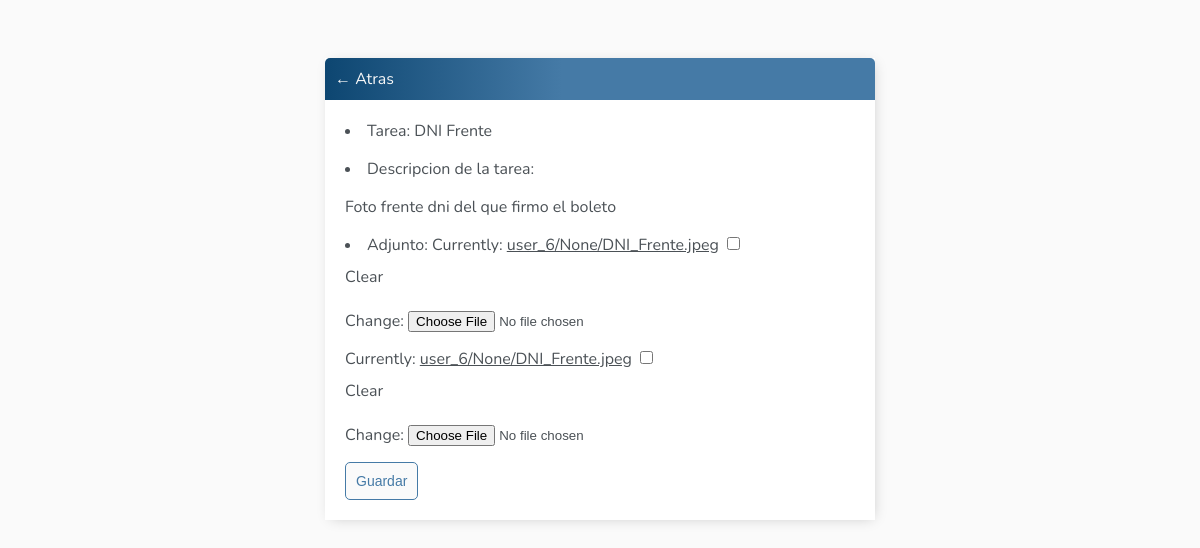
The page /tareas/actualizar-tarea/17/ (signed in) on the database its author committed.
### tareas/models.py (models this page shows, shortened)
class Tareas(models.Model):
    user = models.ForeignKey(User, on_delete=models.CASCADE,null=True,blank=True)
    titulo = models.CharField(max_length=200)
    descripcion = models.TextField(null=True,blank=True)
    descarga = models.FileField(null=True,blank=True)
    adjunto = models.FileField(blank=True,null=True,upload_to=save_path)
    completo = models.BooleanField(default=False)
    actualizado = models.DateField(auto_now=True) # fecha de actualizacion para
    creado = models.DateField(auto_now_add=True)
    pv = models.ForeignKey(Preventa, on_delete=models.CASCADE, null=True,blank=True)
    class Meta:
        ordering = ['completo']
        verbose_name = 'tarea'
        verbose_name_plural = 'tareas'

### tareas/views.py (the view)
# urls.py: path('actualizar-tarea/<int:pk>/',ActualizarTarea.as_view(),name='actualizar-tarea'),
class ActualizarTarea(LoginRequiredMixin, UpdateView):
    model = Tareas
    form_class = TareasForm
    success_url = reverse_lazy('tareas')
    context_object_name = 'tarea'
    def get_context_data(self, **kwargs: Any) -> Dict[str, Any]:
        context =super().get_context_data(**kwargs)
        try:
            context['link'] = str(context['tarea'].descarga).split('/')[-1]
        except:
            context['link']= 'sin link'
        return context

### tareas/models.py
class TareasForm(forms.ModelForm):
    user = forms.ModelChoiceField(required=False,queryset=User.objects.all(), disabled=True,label="Usuario")
    titulo = forms.CharField(required=False,disabled=True,label='Tarea')
    descripcion = forms.CharField(required=False, widget=forms.Textarea(attrs={'readonly': 'readonly'}),label="Descripcion Tarea")
    descarga = forms.FileField(required=False, disabled=False, label='Descargar archivo para firmar')
    adjunto = forms.FileField(required=False,label='Adjuntar Archivo')
    completo = forms.BooleanField(required=False,label='Tarea Realizada')
    pv = forms.ModelChoiceField(required=False,queryset=Preventa.objects.all(), disabled=True,label="Preventa")
    class Meta:
        model = Tareas
        fields = "__all__"

### tareas/templates/tareas/tareas_form.html (shortened to what this page needs)
{% extends 'tareas/base.html' %}
{% block content %}
<div class="header-bar">
    <a href="{% url 'tareas' %}">&#8592; Atras</a>
</div>
<div class="card-body">
    <form method="POST" action="" enctype="multipart/form-data">
        <li>Tarea: {{form.titulo.value}}</li>
        <li>Descripcion de la tarea:</li>
        <p>{{form.descripcion.value}}</p>
        <li>Adjunto: {{form.adjunto}}</li>
        <p>{{form.adjunto}}</p>
        <input class="button" type="submit" value="Guardar">
    </form>
</div>
{% endblock content %}

### tareas/templates/tareas/base.html (style rules this page uses)
body { background-color: #FAFAFA; font-family: 'Nunito', sans-serif; padding-top: 50px; }
a, p,li { color: #4b5156; }
.header-bar { display: flex; justify-content: space-between; color: #fff; padding: 10px; border-radius: 5px 5px 0 0; background: linear-gradient(90deg, #0d4671 0%, #457aa6 43%, #457aa6 100%); }
.header-bar a { color: #f7f7f7; text-decoration: none; }
label { padding-top: 10px !important; display: block; }
.button { border: 1px solid #457aa6; background-color: #FAFAFA; color: #457aa6; padding: 10px; font-size: 14px; border-radius: 5px; cursor: pointer; text-decoration: none; }
.card-body { padding: 20px; }

### rows shown on the page
Tareas: titulo.value "DNI Frente", descripcion.value "Foto frente dni del que firmo el boleto"
